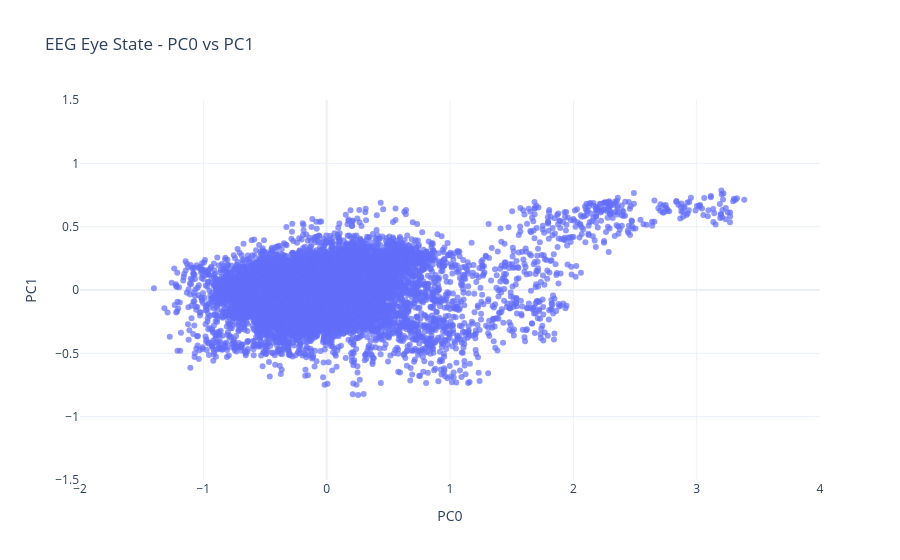

Here is the notebook cell this chart was saved with:
### Code cell
# zoom in near origin
fig = make_subplots(rows=1, cols=1)

fig.add_trace(
    go.Scatter(
        x=pca[0],
        y=pca[1],
        mode='markers',
        marker=dict(size=6, opacity=0.7),
        name="PCA Points"
    ),
    row=1, col=1
)

fig.update_layout(
    title="EEG Eye State - PC0 vs PC1",
    xaxis_title="PC0",
    yaxis_title="PC1",
    template="plotly_white",
    xaxis_range=[-2, 4],
    yaxis_range=[-1.5,1.5]
)

fig.write_image('Zoom_PCA.png')
fig.show()

### Figure 1 — Plotly figure (JSON) as saved in the notebook; plotly's stock layout.template omitted (floating-point values rounded to 4 significant figures; data arrays with more than 128 entries replaced by an {"elided": "..."} marker saying what was removed)
{"data": [{"marker": {"opacity": 0.7, "size": 6}, "mode": "markers", "name": "PCA Points", "type": "scatter", "x": {"elided": "14980 float values"}, "xaxis": "x", "y": {"elided": "14980 float values"}, "yaxis": "y"}], "layout": {"title": {"text": "EEG Eye State - PC0 vs PC1"}, "xaxis": {"anchor": "y", "domain": [0, 1], "range": [-2, 4], "title": {"text": "PC0"}}, "yaxis": {"anchor": "x", "domain": [0, 1], "range": [-1.5, 1.5], "title": {"text": "PC1"}}}}
